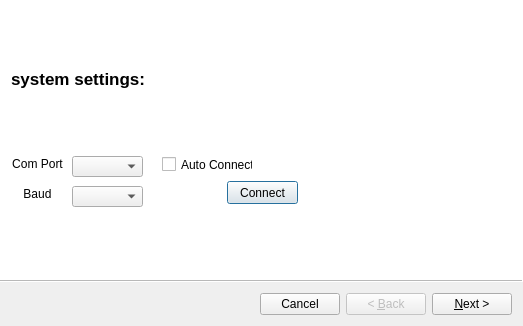
<?xml version="1.0" encoding="UTF-8"?>
<ui version="4.0">
 <class>Wizard</class>
 <widget class="QWizard" name="Wizard">
  <property name="geometry">
   <rect>
    <x>0</x>
    <y>0</y>
    <width>523</width>
    <height>326</height>
   </rect>
  </property>
  <property name="windowTitle">
   <string>Setup Wizard</string>
  </property>
  <property name="wizardStyle">
   <enum>QWizard::AeroStyle</enum>
  </property>
  <property name="options">
   <set>QWizard::CancelButtonOnLeft|QWizard::HelpButtonOnRight</set>
  </property>
  <property name="titleFormat">
   <enum>Qt::AutoText</enum>
  </property>
  <widget class="QWizardPage" name="wizardPage1">
   <property name="title">
    <string>system settings:</string>
   </property>
   <attribute name="pageId">
    <string notr="true">1</string>
   </attribute>
   <widget class="QPushButton" name="connectBtn">
    <property name="geometry">
     <rect>
      <x>225</x>
      <y>30</y>
      <width>71</width>
      <height>23</height>
     </rect>
    </property>
    <property name="toolTip">
     <string>connect</string>
    </property>
    <property name="text">
     <string>Connect</string>
    </property>
    <property name="icon">
     <iconset>
      <normaloff>:/myres/png/48x48/OK.png</normaloff>:/myres/png/48x48/OK.png</iconset>
    </property>
   </widget>
   <widget class="QCheckBox" name="connectBox">
    <property name="geometry">
     <rect>
      <x>160</x>
      <y>5</y>
      <width>91</width>
      <height>17</height>
     </rect>
    </property>
    <property name="toolTip">
     <string>connect the comport at startup?</string>
    </property>
    <property name="text">
     <string>Auto Connect</string>
    </property>
   </widget>
   <widget class="QComboBox" name="comBox">
    <property name="geometry">
     <rect>
      <x>70</x>
      <y>5</y>
      <width>71</width>
      <height>21</height>
     </rect>
    </property>
    <property name="toolTip">
     <string>comports are scanned when you open the program; 
if you changed the ports etc. you need a restart of the program to refresh the list.</string>
    </property>
   </widget>
   <widget class="QComboBox" name="baudBox">
    <property name="geometry">
     <rect>
      <x>70</x>
      <y>35</y>
      <width>71</width>
      <height>21</height>
     </rect>
    </property>
   </widget>
   <widget class="QLabel" name="label_9">
    <property name="geometry">
     <rect>
      <x>5</x>
      <y>35</y>
      <width>61</width>
      <height>16</height>
     </rect>
    </property>
    <property name="frameShape">
     <enum>QFrame::NoFrame</enum>
    </property>
    <property name="text">
     <string>Baud</string>
    </property>
    <property name="textFormat">
     <enum>Qt::AutoText</enum>
    </property>
    <property name="alignment">
     <set>Qt::AlignCenter</set>
    </property>
    <property name="textInteractionFlags">
     <set>Qt::NoTextInteraction</set>
    </property>
   </widget>
   <widget class="QLabel" name="label_8">
    <property name="geometry">
     <rect>
      <x>5</x>
      <y>5</y>
      <width>61</width>
      <height>16</height>
     </rect>
    </property>
    <property name="frameShape">
     <enum>QFrame::NoFrame</enum>
    </property>
    <property name="text">
     <string>Com Port</string>
    </property>
    <property name="textFormat">
     <enum>Qt::AutoText</enum>
    </property>
    <property name="alignment">
     <set>Qt::AlignCenter</set>
    </property>
    <property name="textInteractionFlags">
     <set>Qt::NoTextInteraction</set>
    </property>
   </widget>
  </widget>
  <widget class="QWizardPage" name="wizardPage2">
   <property name="title">
    <string>alignment:</string>
   </property>
   <widget class="QFrame" name="frame_3">
    <property name="geometry">
     <rect>
      <x>10</x>
      <y>10</y>
      <width>191</width>
      <height>81</height>
     </rect>
    </property>
    <property name="autoFillBackground">
     <bool>false</bool>
    </property>
    <property name="frameShape">
     <enum>QFrame::Box</enum>
    </property>
    <property name="frameShadow">
     <enum>QFrame::Raised</enum>
    </property>
    <property name="midLineWidth">
     <number>0</number>
    </property>
    <widget class="QSpinBox" name="dspinBox">
     <property name="geometry">
      <rect>
       <x>76</x>
       <y>50</y>
       <width>51</width>
       <height>22</height>
      </rect>
     </property>
     <property name="toolTip">
      <string>lower border of scan area</string>
     </property>
     <property name="maximum">
      <number>100</number>
     </property>
     <property name="singleStep">
      <number>2</number>
     </property>
     <property name="value">
      <number>0</number>
     </property>
    </widget>
    <widget class="QSpinBox" name="rspinBox">
     <property name="geometry">
      <rect>
       <x>135</x>
       <y>30</y>
       <width>51</width>
       <height>22</height>
      </rect>
     </property>
     <property name="toolTip">
      <string>right border of scan area</string>
     </property>
     <property name="maximum">
      <number>100</number>
     </property>
     <property name="singleStep">
      <number>2</number>
     </property>
     <property name="value">
      <number>0</number>
     </property>
    </widget>
    <widget class="QSpinBox" name="lspinBox">
     <property name="geometry">
      <rect>
       <x>15</x>
       <y>30</y>
       <width>51</width>
       <height>22</height>
      </rect>
     </property>
     <property name="toolTip">
      <string>left border of scan area</string>
     </property>
     <property name="maximum">
      <number>100</number>
     </property>
     <property name="singleStep">
      <number>2</number>
     </property>
     <property name="value">
      <number>0</number>
     </property>
    </widget>
    <widget class="QSpinBox" name="uspinBox">
     <property name="geometry">
      <rect>
       <x>76</x>
       <y>10</y>
       <width>51</width>
       <height>22</height>
      </rect>
     </property>
     <property name="toolTip">
      <string>upper border of scan area</string>
     </property>
     <property name="frame">
      <bool>true</bool>
     </property>
     <property name="maximum">
      <number>100</number>
     </property>
     <property name="singleStep">
      <number>2</number>
     </property>
     <property name="value">
      <number>0</number>
     </property>
    </widget>
    <widget class="QLabel" name="label_5">
     <property name="geometry">
      <rect>
       <x>65</x>
       <y>30</y>
       <width>61</width>
       <height>20</height>
      </rect>
     </property>
     <property name="text">
      <string>Turntable</string>
     </property>
     <property name="alignment">
      <set>Qt::AlignCenter</set>
     </property>
    </widget>
    <zorder>label_5</zorder>
    <zorder>dspinBox</zorder>
    <zorder>rspinBox</zorder>
    <zorder>lspinBox</zorder>
    <zorder>uspinBox</zorder>
   </widget>
   <widget class="QLabel" name="label_6">
    <property name="geometry">
     <rect>
      <x>205</x>
      <y>40</y>
      <width>96</width>
      <height>16</height>
     </rect>
    </property>
    <property name="text">
     <string>[°]Cam&gt;right laser</string>
    </property>
   </widget>
   <widget class="QDoubleSpinBox" name="l_angleBox">
    <property name="geometry">
     <rect>
      <x>310</x>
      <y>65</y>
      <width>62</width>
      <height>22</height>
     </rect>
    </property>
    <property name="toolTip">
     <string>this is the angle between the webcam and the left laser. (positive value)</string>
    </property>
    <property name="decimals">
     <number>2</number>
    </property>
    <property name="maximum">
     <double>90.000000000000000</double>
    </property>
    <property name="singleStep">
     <double>0.500000000000000</double>
    </property>
   </widget>
   <widget class="QLabel" name="label_11">
    <property name="geometry">
     <rect>
      <x>410</x>
      <y>40</y>
      <width>101</width>
      <height>16</height>
     </rect>
    </property>
    <property name="text">
     <string>[°]Cam&gt;turntable</string>
    </property>
   </widget>
   <widget class="QDoubleSpinBox" name="r_angleBox">
    <property name="geometry">
     <rect>
      <x>205</x>
      <y>65</y>
      <width>62</width>
      <height>22</height>
     </rect>
    </property>
    <property name="toolTip">
     <string>this is the angle between the webcam and the right laser. (positive value)</string>
    </property>
    <property name="decimals">
     <number>2</number>
    </property>
    <property name="maximum">
     <double>90.000000000000000</double>
    </property>
    <property name="singleStep">
     <double>0.500000000000000</double>
    </property>
   </widget>
   <widget class="QLabel" name="label_10">
    <property name="geometry">
     <rect>
      <x>310</x>
      <y>40</y>
      <width>96</width>
      <height>16</height>
     </rect>
    </property>
    <property name="text">
     <string>[°]Cam&gt;left laser</string>
    </property>
   </widget>
   <widget class="QDoubleSpinBox" name="cam_angleBox">
    <property name="geometry">
     <rect>
      <x>410</x>
      <y>65</y>
      <width>62</width>
      <height>22</height>
     </rect>
    </property>
    <property name="toolTip">
     <string>this is the angle between the webcam and the turntable. (positive value)</string>
    </property>
    <property name="maximum">
     <double>90.000000000000000</double>
    </property>
    <property name="singleStep">
     <double>0.500000000000000</double>
    </property>
   </widget>
  </widget>
 </widget>
 <resources/>
 <connections/>
</ui>
